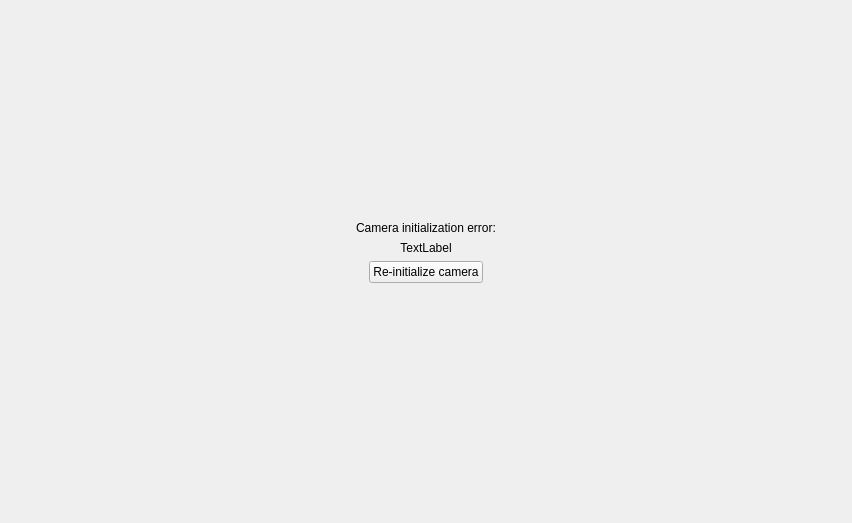
<?xml version="1.0" encoding="UTF-8"?>
<ui version="4.0">
 <class>EmptyCameraWindow</class>
 <widget class="QMainWindow" name="EmptyCameraWindow">
  <property name="geometry">
   <rect>
    <x>0</x>
    <y>0</y>
    <width>852</width>
    <height>523</height>
   </rect>
  </property>
  <property name="windowTitle">
   <string>FailedCameraWindow</string>
  </property>
  <widget class="QWidget" name="centralwidget">
   <layout class="QVBoxLayout" name="verticalLayout">
    <item>
     <spacer name="verticalSpacer">
      <property name="orientation">
       <enum>Qt::Vertical</enum>
      </property>
      <property name="sizeHint" stdset="0">
       <size>
        <width>20</width>
        <height>40</height>
       </size>
      </property>
     </spacer>
    </item>
    <item>
     <widget class="QLabel" name="label_2">
      <property name="text">
       <string>Camera initialization error:</string>
      </property>
      <property name="alignment">
       <set>Qt::AlignCenter</set>
      </property>
     </widget>
    </item>
    <item>
     <widget class="QLabel" name="lb_error">
      <property name="text">
       <string>TextLabel</string>
      </property>
      <property name="alignment">
       <set>Qt::AlignCenter</set>
      </property>
     </widget>
    </item>
    <item>
     <layout class="QHBoxLayout" name="horizontalLayout">
      <item>
       <spacer name="horizontalSpacer">
        <property name="orientation">
         <enum>Qt::Horizontal</enum>
        </property>
        <property name="sizeHint" stdset="0">
         <size>
          <width>40</width>
          <height>20</height>
         </size>
        </property>
       </spacer>
      </item>
      <item>
       <widget class="QPushButton" name="cmd_reinit_camera">
        <property name="text">
         <string>Re-initialize camera</string>
        </property>
       </widget>
      </item>
      <item>
       <spacer name="horizontalSpacer_2">
        <property name="orientation">
         <enum>Qt::Horizontal</enum>
        </property>
        <property name="sizeHint" stdset="0">
         <size>
          <width>40</width>
          <height>20</height>
         </size>
        </property>
       </spacer>
      </item>
     </layout>
    </item>
    <item>
     <spacer name="verticalSpacer_2">
      <property name="orientation">
       <enum>Qt::Vertical</enum>
      </property>
      <property name="sizeHint" stdset="0">
       <size>
        <width>20</width>
        <height>40</height>
       </size>
      </property>
     </spacer>
    </item>
   </layout>
  </widget>
  <widget class="QMenuBar" name="menubar">
   <property name="geometry">
    <rect>
     <x>0</x>
     <y>0</y>
     <width>852</width>
     <height>23</height>
    </rect>
   </property>
  </widget>
  <widget class="QStatusBar" name="statusbar">
   <property name="sizeGripEnabled">
    <bool>false</bool>
   </property>
  </widget>
  <action name="quit_action">
   <property name="text">
    <string>Quit...</string>
   </property>
   <property name="shortcut">
    <string>Ctrl+Q</string>
   </property>
  </action>
  <action name="actionAbout">
   <property name="text">
    <string>About...</string>
   </property>
  </action>
 </widget>
 <resources>
  <include location="icons.qrc"/>
 </resources>
 <connections/>
</ui>
